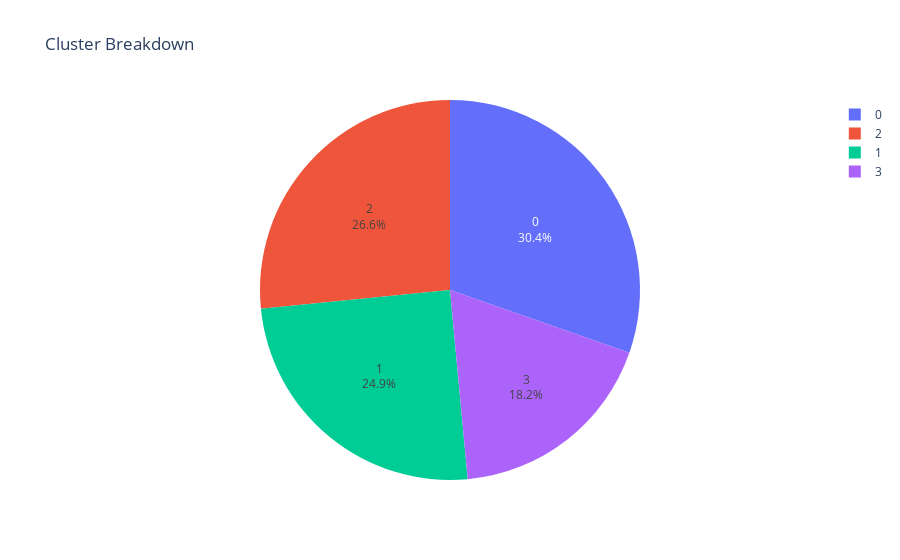

This figure's notebook cell:
### Code cell
df['Counter'] = 1
fig = px.pie(data_frame=df, values = 'Counter', names = 'UMAP Kmeans Cluster', title = 'Cluster Breakdown')
fig.update_traces(textposition='inside', textinfo='percent+label')
fig.show()

### Figure 1 — Plotly figure (JSON) as saved in the notebook; plotly's stock layout.template omitted (floating-point values rounded to 4 significant figures; data arrays with more than 128 entries replaced by an {"elided": "..."} marker saying what was removed)
{"data": [{"domain": {"x": [0, 1], "y": [0, 1]}, "hoverlabel": {"namelength": 0}, "hovertemplate": "UMAP Kmeans Cluster=%{label}<br>Counter=%{value}", "labels": {"elided": "8375 int values"}, "legendgroup": "", "name": "", "showlegend": true, "textinfo": "percent+label", "textposition": "inside", "type": "pie", "values": {"elided": "8375 int values"}}], "layout": {"legend": {"tracegroupgap": 0}, "title": {"text": "Cluster Breakdown"}}}
